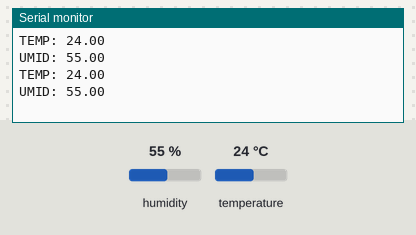
This sketch was run on a simulated Arduino Uno, built with avr-gcc and run on an emulated ATmega328P. On the bench: the last lines printed to the serial monitor. The test bench sets the inputs (shaded band); at power-on: humidity 55 %, temperature 24 °C.

Above: at 4.8 s.
4.9 s: humidity set to 22 %
At 7.1 s:
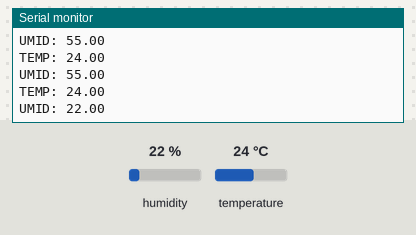
7.9 s: temperature set to 12 °C
At 9.5 s:
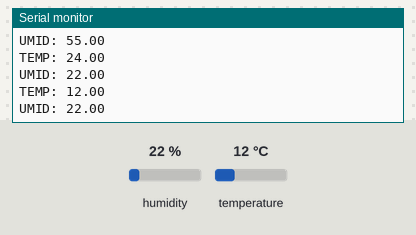
10.9 s: humidity set to 40 %
At 13.1 s:
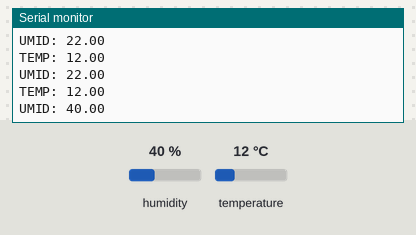
Timing chart, 0 to 14.6 s (numbered marks = the images above; inputs shaded):
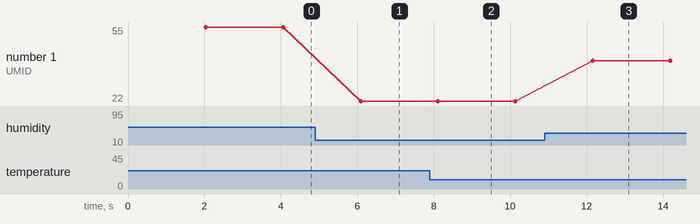

The sketch:

arduino_temp_umid_sensor.ino
```cpp
#include <DHT.h>

float temp, umid;
int pino_dht = 9;
DHT dht(pino_dht, DHT11);

void setup() {
  Serial.begin(9600);
  dht.begin();
}

void loop() {
  delay(2000);
  temp = dht.readTemperature();
  umid = dht.readHumidity();

  Serial.print("TEMP: ");
  Serial.println(temp);
  Serial.print("UMID: ");
  Serial.println(umid);
}
```

Measured:
- after the input at 4.9 s, the serial monitor: prints a new line after 1.2 s (image 1)
- after the input at 7.9 s, the serial monitor: prints a new line after 0.20 s (image 2)
- after the input at 10.9 s, the serial monitor: prints a new line after 1.3 s (image 3)
- plotted number 1: 55 → 22 after the input at 4.9 s, 22 → 40 after the input at 10.9 s
